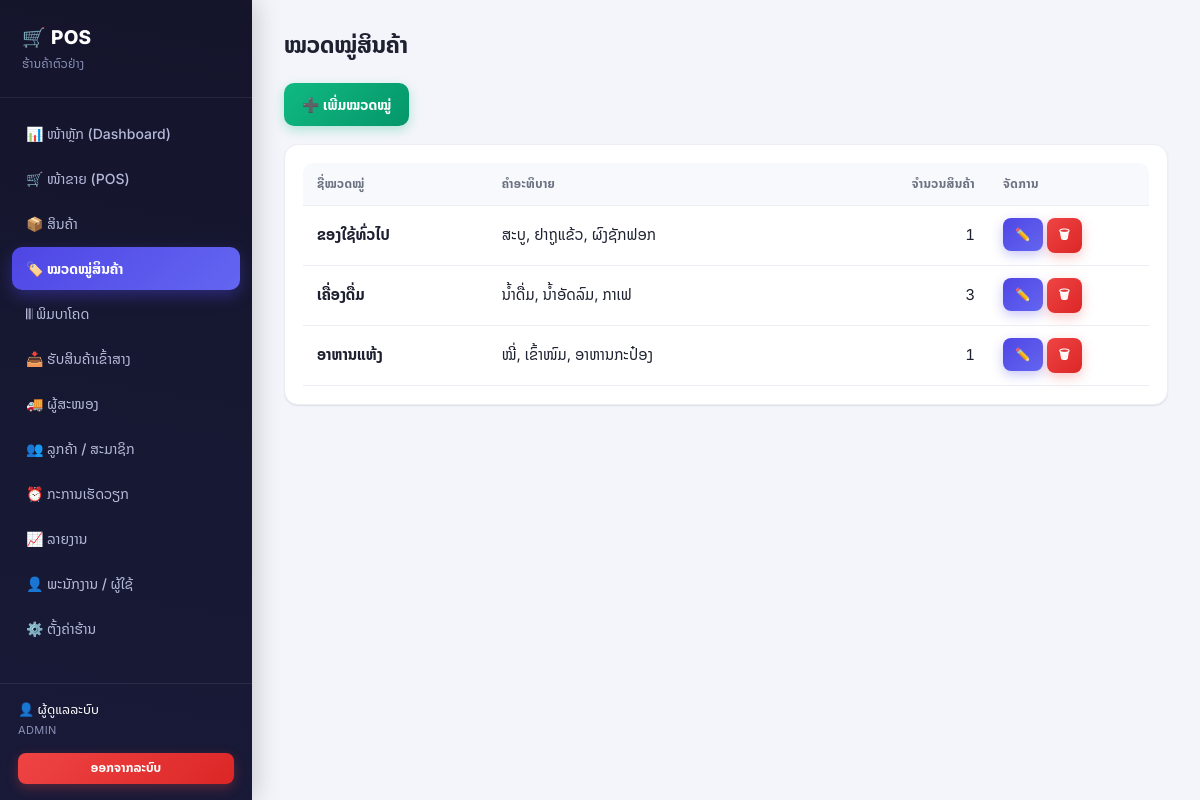
The app's page /categories.php (signed in) with its own data.
### tables this page shows
CREATE TABLE categories (
  id INT AUTO_INCREMENT PRIMARY KEY,
  name VARCHAR(100) NOT NULL,
  description VARCHAR(255) DEFAULT NULL,
  created_at TIMESTAMP DEFAULT CURRENT_TIMESTAMP
);

### config.php (called while the page is built, shortened)
<?php
function h($str) {
    return htmlspecialchars((string)$str, ENT_QUOTES, 'UTF-8');
}

### categories.php (the view, shortened to what this page needs)
<?php
require_once __DIR__ . '/config.php';
$cats = $pdo->query(
    'SELECT c.*, (SELECT COUNT(*) FROM products p WHERE p.category_id = c.id AND p.status=1) cnt
     FROM categories c ORDER BY c.name')->fetchAll();
include __DIR__ . '/header.php';
?>
<div class="toolbar">
  <button class="btn btn-success" onclick="editCat(null)">➕ ເພີ່ມໝວດໝູ່</button>
</div>
<div class="card">
  <table class="table">
    <tr><th>ຊື່ໝວດໝູ່</th><th>ຄຳອະທິບາຍ</th><th class="num">ຈຳນວນສິນຄ້າ</th><th style="width:160px">ຈັດການ</th></tr>
    <?php foreach ($cats as $c): ?>
    <tr>
      <td><strong><?= h($c['name']) ?></strong></td>
      <td><?= h($c['description'] ?? '-') ?></td>
      <td class="num"><?= $c['cnt'] ?></td>
      <td>
        <button class="btn btn-sm btn-primary" onclick='editCat(<?= json_encode($c, JSON_UNESCAPED_UNICODE | JSON_HEX_APOS) ?>)'>✏️</button>
        <form method="post" style="display:inline" onsubmit="return confirm('ລຶບໝວດໝູ່ນີ້ບໍ່?')">
          <button class="btn btn-sm btn-danger">🗑</button>
        </form>
      </td>
    </tr>
    <?php endforeach; ?>
  </table>
</div>
<?php include __DIR__ . '/footer.php'; ?>

### style.css (style rules this page uses)
* { box-sizing: border-box; margin: 0; padding: 0; }
:root { --primary: #4f46e5; --primary-dark: #4338ca; --primary-light: #6366f1; --primary-50: #eef2ff; --success: #10b981; --success-50: #ecfdf5; --danger: #ef4444; --danger-50: #fef2f2; --warning: #f59e0b; --warning-50: #fffbeb; --info: #3b82f6; --info-50: #eff6ff; --bg: #f4f5fb; --card: #ffffff; --border: #e5e7eb; --border-soft: #edeef4; --text: #1e2130; --muted: #6b7280; --sidebar: #14152b; --sidebar-soft: #1e2040; --radius: 14px; --radius-sm: 10px; --radius-lg: 20px; --shadow-sm: 0 1px 2px rgba(20,21,43,.06), 0 1px 1px rgba(20,21,43,.04); --shadow-md: 0 4px 14px rgba(20,21,43,.08), 0 2px 4px rgba(20,21,43,.04); --shadow-lg: 0 12px 32px rgba(20,21,43,.14), 0 4px 10px rgba(20,21,43,.06); --shadow-glow: 0 8px 24px rgba(79,70,229,.28); }
html { scroll-behavior: smooth; }
body { font-family: 'Noto Sans Lao', 'Inter', 'Phetsarath OT', 'Segoe UI', Tahoma, sans-serif; background: var(--bg); color: var(--text); font-size: 15px; line-height: 1.5; -webkit-font-smoothing: antialiased; }
.card { background: var(--card); border-radius: var(--radius); padding: 22px; box-shadow: var(--shadow-sm); border: 1px solid var(--border-soft); margin-bottom: 20px; transition: box-shadow .2s; }
.btn { display: inline-flex; align-items: center; justify-content: center; gap: 6px; padding: 10px 18px; border: none; border-radius: var(--radius-sm); font-size: 14px; font-weight: 600; font-family: inherit; cursor: pointer; color: #fff; background: #9297ad; text-align: center; box-shadow: var(--shadow-sm); transition: transform .12s, box-shadow .12s, filter .12s, background .12s; }
.btn-primary { background: linear-gradient(135deg, var(--primary), var(--primary-light)); box-shadow: 0 4px 12px rgba(79,70,229,.3); }
.btn-success { background: linear-gradient(135deg, var(--success), #059669); box-shadow: 0 4px 12px rgba(16,185,129,.3); }
.btn-danger { background: linear-gradient(135deg, var(--danger), #dc2626); box-shadow: 0 4px 12px rgba(239,68,68,.3); }
.btn-sm { padding: 6px 12px; font-size: 12.5px; border-radius: 8px; }
table.table { width: 100%; border-collapse: collapse; background: #fff; }
.table th, .table td { padding: 12px 14px; border-bottom: 1px solid var(--border-soft); text-align: left; }
.table th { background: #f8f9fd; font-size: 12px; font-weight: 700; color: var(--muted); text-transform: uppercase; letter-spacing: .4px; position: sticky; top: 0; }
.table th:first-child { border-top-left-radius: 10px; }
.table th:last-child { border-top-right-radius: 10px; }
.table tr { transition: background .12s; }
.table .num { text-align: right; font-variant-numeric: tabular-nums; }
.card > .table, .card table.table { margin: -4px -4px -4px -4px; width: calc(100% + 8px); }
.toolbar { display: flex; gap: 10px; margin-bottom: 18px; flex-wrap: wrap; align-items: center; }

### records on screen
categories: name "ຂອງໃຊ້ທົ່ວໄປ", description "ສະບູ, ຢາຖູແຂ້ວ, ຜົງຊັກຟອກ", cnt "1"
categories: name "ເຄື່ອງດື່ມ", description "ນ້ຳດື່ມ, ນ້ຳອັດລົມ, ກາເຟ", cnt "3"
categories: name "ອາຫານແຫ້ງ", description "ໝີ່, ເຂົ້າໜົມ, ອາຫານກະປ໋ອງ", cnt "1"

### other values on screen
get_setting('store_name') "ຮ້ານຄ້າຕົວຢ່າງ"
$label "📊 ໜ້າຫຼັກ (Dashboard)"
$label "🛒 ໜ້າຂາຍ (POS)"
$label "📦 ສິນຄ້າ"
$label "🏷️ ໝວດໝູ່ສິນຄ້າ"
$label "𝄃𝄃 ພິມບາໂຄດ"
$label "📥 ຮັບສິນຄ້າເຂົ້າສາງ"
$label "🚚 ຜູ້ສະໜອງ"
$label "👥 ລູກຄ້າ / ສະມາຊິກ"
$label "⏰ ກະການເຮັດວຽກ"
$label "📈 ລາຍງານ"
$label "👤 ພະນັກງານ / ຜູ້ໃຊ້"
$label "⚙️ ຕັ້ງຄ່າຮ້ານ"
$u['fullname'] "ຜູ້ດູແລລະບົບ"
$u['role'] "ADMIN"
